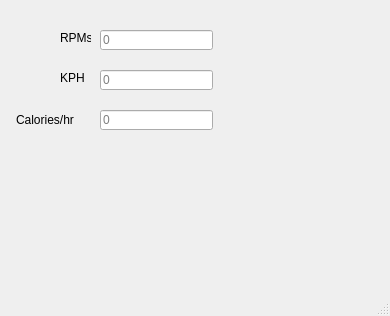
<?xml version="1.0" encoding="UTF-8"?>
<ui version="4.0">
 <class>MainWindow</class>
 <widget class="QMainWindow" name="MainWindow">
  <property name="geometry">
   <rect>
    <x>0</x>
    <y>0</y>
    <width>390</width>
    <height>316</height>
   </rect>
  </property>
  <property name="windowTitle">
   <string>Bicycle Dashboard</string>
  </property>
  <widget class="QWidget" name="centralwidget">
   <widget class="QLineEdit" name="rpm_input">
    <property name="geometry">
     <rect>
      <x>100</x>
      <y>30</y>
      <width>113</width>
      <height>20</height>
     </rect>
    </property>
    <property name="placeholderText">
     <string>0</string>
    </property>
   </widget>
   <widget class="QLabel" name="label">
    <property name="geometry">
     <rect>
      <x>60</x>
      <y>30</y>
      <width>31</width>
      <height>16</height>
     </rect>
    </property>
    <property name="text">
     <string>RPMs </string>
    </property>
   </widget>
   <widget class="QLabel" name="label_2">
    <property name="geometry">
     <rect>
      <x>60</x>
      <y>70</y>
      <width>31</width>
      <height>16</height>
     </rect>
    </property>
    <property name="text">
     <string>KPH</string>
    </property>
   </widget>
   <widget class="QLabel" name="calories_label">
    <property name="geometry">
     <rect>
      <x>16</x>
      <y>110</y>
      <width>71</width>
      <height>20</height>
     </rect>
    </property>
    <property name="text">
     <string>Calories/hr</string>
    </property>
   </widget>
   <widget class="QLineEdit" name="kph_display">
    <property name="geometry">
     <rect>
      <x>100</x>
      <y>70</y>
      <width>113</width>
      <height>20</height>
     </rect>
    </property>
    <property name="placeholderText">
     <string>0</string>
    </property>
   </widget>
   <widget class="QLineEdit" name="calories_display">
    <property name="geometry">
     <rect>
      <x>100</x>
      <y>110</y>
      <width>113</width>
      <height>20</height>
     </rect>
    </property>
    <property name="placeholderText">
     <string>0</string>
    </property>
   </widget>
  </widget>
  <widget class="QMenuBar" name="menubar">
   <property name="geometry">
    <rect>
     <x>0</x>
     <y>0</y>
     <width>390</width>
     <height>19</height>
    </rect>
   </property>
  </widget>
  <widget class="QStatusBar" name="statusbar"/>
 </widget>
 <resources/>
 <connections/>
</ui>
